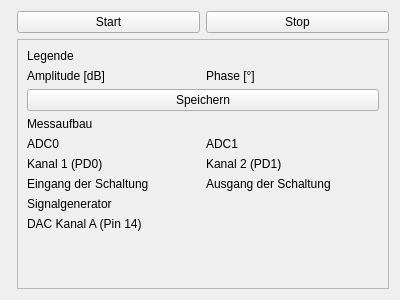
<?xml version="1.0" encoding="UTF-8"?>
<ui version="4.0">
 <class>app::SpectrumForm</class>
 <widget class="QWidget" name="app::SpectrumForm">
  <property name="geometry">
   <rect>
    <x>0</x>
    <y>0</y>
    <width>400</width>
    <height>300</height>
   </rect>
  </property>
  <property name="windowTitle">
   <string>Form</string>
  </property>
  <layout class="QHBoxLayout" name="horizontalLayout_2">
   <item>
    <widget class="app::LabChart" name="labChart" native="true"/>
   </item>
   <item>
    <layout class="QVBoxLayout" name="verticalLayout">
     <item>
      <layout class="QHBoxLayout" name="horizontalLayout">
       <item>
        <widget class="QPushButton" name="startButton">
         <property name="text">
          <string>Start</string>
         </property>
        </widget>
       </item>
       <item>
        <widget class="QPushButton" name="stopButton">
         <property name="text">
          <string>Stop</string>
         </property>
        </widget>
       </item>
      </layout>
     </item>
     <item>
      <widget class="QScrollArea" name="scrollArea">
       <property name="widgetResizable">
        <bool>true</bool>
       </property>
       <widget class="QWidget" name="scrollAreaWidgetContents">
        <property name="geometry">
         <rect>
          <x>0</x>
          <y>0</y>
          <width>362</width>
          <height>246</height>
         </rect>
        </property>
        <layout class="QVBoxLayout" name="verticalLayout_2">
         <item>
          <widget class="QLabel" name="label_11">
           <property name="text">
            <string>Legende</string>
           </property>
          </widget>
         </item>
         <item>
          <layout class="QGridLayout" name="gridLayout_2">
           <item row="0" column="0">
            <widget class="QLabel" name="mLabel">
             <property name="text">
              <string>Amplitude [dB]</string>
             </property>
            </widget>
           </item>
           <item row="0" column="1">
            <widget class="QLabel" name="phLabel">
             <property name="text">
              <string>Phase [°]</string>
             </property>
            </widget>
           </item>
          </layout>
         </item>
         <item>
          <widget class="QPushButton" name="saveButton">
           <property name="text">
            <string>Speichern</string>
           </property>
          </widget>
         </item>
         <item>
          <widget class="QLabel" name="label_12">
           <property name="text">
            <string>Messaufbau</string>
           </property>
          </widget>
         </item>
         <item>
          <layout class="QGridLayout" name="gridLayout">
           <item row="1" column="0">
            <widget class="QLabel" name="label">
             <property name="text">
              <string>Kanal 1 (PD0)</string>
             </property>
            </widget>
           </item>
           <item row="4" column="0">
            <widget class="QLabel" name="label_5">
             <property name="text">
              <string>DAC Kanal A (Pin 14)</string>
             </property>
            </widget>
           </item>
           <item row="0" column="0">
            <widget class="QLabel" name="label_2">
             <property name="text">
              <string>ADC0</string>
             </property>
            </widget>
           </item>
           <item row="2" column="1">
            <widget class="QLabel" name="label_7">
             <property name="text">
              <string>Ausgang der Schaltung</string>
             </property>
            </widget>
           </item>
           <item row="1" column="1">
            <widget class="QLabel" name="label_4">
             <property name="text">
              <string>Kanal 2 (PD1)</string>
             </property>
            </widget>
           </item>
           <item row="2" column="0">
            <widget class="QLabel" name="label_6">
             <property name="text">
              <string>Eingang der Schaltung</string>
             </property>
            </widget>
           </item>
           <item row="0" column="1">
            <widget class="QLabel" name="label_3">
             <property name="text">
              <string>ADC1</string>
             </property>
            </widget>
           </item>
           <item row="3" column="0">
            <widget class="QLabel" name="label_8">
             <property name="text">
              <string>Signalgenerator</string>
             </property>
            </widget>
           </item>
          </layout>
         </item>
         <item>
          <spacer name="verticalSpacer">
           <property name="orientation">
            <enum>Qt::Vertical</enum>
           </property>
           <property name="sizeHint" stdset="0">
            <size>
             <width>20</width>
             <height>149</height>
            </size>
           </property>
          </spacer>
         </item>
        </layout>
       </widget>
      </widget>
     </item>
    </layout>
   </item>
  </layout>
 </widget>
 <customwidgets>
  <customwidget>
   <class>app::LabChart</class>
   <extends>QWidget</extends>
   <header>app/labchart.h</header>
   <container>1</container>
  </customwidget>
 </customwidgets>
 <resources/>
 <connections/>
</ui>
